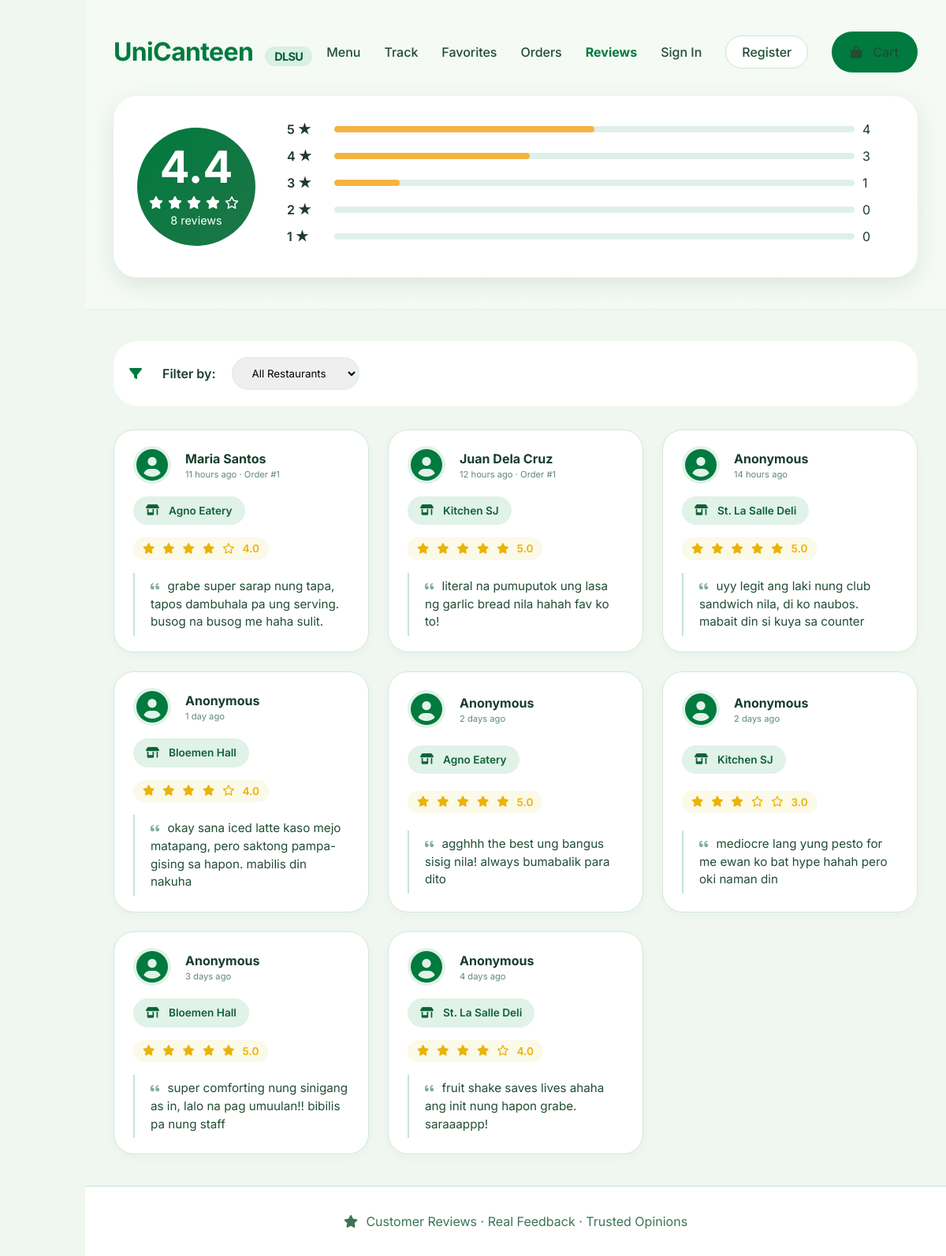
The page /frontend/reviews.php on the database its author committed.
### tables this page shows
CREATE TABLE Ratings (
    ID INT PRIMARY KEY AUTO_INCREMENT,
    restaurant_ID INT,
    order_ID INT UNIQUE,
    rating DECIMAL(3, 2) CHECK (rating BETWEEN 1.0 AND 5.0),
    review TEXT,
    is_anonymous BOOLEAN DEFAULT FALSE,
    timestamp TIMESTAMP DEFAULT CURRENT_TIMESTAMP,
    FOREIGN KEY (restaurant_ID) REFERENCES Restaurants(ID) ON DELETE CASCADE,
    FOREIGN KEY (order_ID) REFERENCES Orders(ID) ON DELETE CASCADE
);

CREATE TABLE Orders (
    ID INT PRIMARY KEY AUTO_INCREMENT,
    customer_ID INT,
    walkin_name VARCHAR(100) NULL,
    restaurant_ID INT,
    total_amount DECIMAL(10, 2) NOT NULL,
    status ENUM('P', 'PR', 'R', 'C') DEFAULT 'P',
    queue_number INT,
    payment_method ENUM('gcash', 'card', 'cash') DEFAULT 'gcash',
    order_date TIMESTAMP DEFAULT CURRENT_TIMESTAMP,
    pickup_time TIME,
    FOREIGN KEY (customer_ID) REFERENCES Users(ID),
    FOREIGN KEY (restaurant_ID) REFERENCES Restaurants(ID)
);

CREATE TABLE Restaurants (
    ID INT PRIMARY KEY AUTO_INCREMENT,
    name VARCHAR(60) NOT NULL,
    address VARCHAR(100),
    description TEXT,
    logo_url VARCHAR(255),
    owner_ID INT,
    is_open BOOLEAN DEFAULT TRUE,
    created_at TIMESTAMP DEFAULT CURRENT_TIMESTAMP,
    FOREIGN KEY (owner_ID) REFERENCES Users(ID)
);

### config/config.php (called while the page is built, shortened)
<?php
if (!function_exists('url')) {
    function url($path = '') {
        return BASE_PATH . ltrim($path, '/');
    }
}
if (!function_exists('getTimeAgo')) {
    function getTimeAgo($timestamp) {
        $time_ago = strtotime($timestamp);
        $current_time = time();
        $time_difference = $current_time - $time_ago;
        $seconds = $time_difference;
        $minutes = round($seconds / 60);
        $hours = round($seconds / 3600);
        $days = round($seconds / 86400);
        if ($seconds < 60) {
            return "Just now";
        } else if ($minutes < 60) {
            return $minutes . " minute" . ($minutes > 1 ? "s" : "") . " ago";
        } else if ($hours < 24) {
            return $hours . " hour" . ($hours > 1 ? "s" : "") . " ago";
        } else {
            return $days . " day" . ($days > 1 ? "s" : "") . " ago";
        }
    }
}
?>

### frontend/reviews.php (the view, shortened to what this page needs)
<?php
require_once __DIR__ . '/../config/config.php';
$db = Database::getInstance()->getConnection();
$page = isset($_GET['page_num']) ? intval($_GET['page_num']) : 1;
$limit = 10;
$offset = ($page - 1) * $limit;
$reviewsQuery = "SELECT
    rt.*,
    r.name as restaurant_name,
    COALESCE(CASE WHEN rt.is_anonymous = 1 THEN 'Anonymous' ELSE u.full_name END, 'Anonymous') as reviewer_name,
    u.email,
    o.queue_number as order_number
    FROM Ratings rt
    JOIN Restaurants r ON rt.restaurant_ID = r.ID
    LEFT JOIN Orders o ON rt.order_ID = o.ID
    LEFT JOIN Users u ON o.customer_ID = u.ID";
$reviewParams = [];
$reviewTypes = "";
$reviewsQuery .= " ORDER BY rt.timestamp DESC LIMIT ? OFFSET ?";
$reviewParams[] = $limit;
$reviewParams[] = $offset;
$reviewTypes .= "ii";
$reviewStmt = $db->prepare($reviewsQuery);
if (!empty($reviewParams)) {
    $reviewStmt->bind_param($reviewTypes, ...$reviewParams);
}
$reviewStmt->execute();
$reviews = $reviewStmt->get_result();
$statsQuery = "SELECT
    COUNT(*) as total_reviews,
    COALESCE(AVG(rating), 0) as avg_rating,
    SUM(CASE WHEN rating >= 4.5 THEN 1 ELSE 0 END) as five_star,
    SUM(CASE WHEN rating >= 3.5 AND rating < 4.5 THEN 1 ELSE 0 END) as four_star,
    SUM(CASE WHEN rating >= 2.5 AND rating < 3.5 THEN 1 ELSE 0 END) as three_star,
    SUM(CASE WHEN rating >= 1.5 AND rating < 2.5 THEN 1 ELSE 0 END) as two_star,
    SUM(CASE WHEN rating < 1.5 THEN 1 ELSE 0 END) as one_star
    FROM Ratings";
$statsStmt = $db->prepare($statsQuery);
$statsStmt->execute();
$stats = $statsStmt->get_result()->fetch_assoc();
?>
<!DOCTYPE html>
<html lang="en">
<head>
    <link rel="stylesheet" href="https://cdnjs.cloudflare.com/ajax/libs/font-awesome/6.0.0-beta3/css/all.min.css">
    <link rel="stylesheet" href="<?php echo url('assets/styles.css'); ?>">
</head>
<body>
    <div class="main-content">
        <section class="reviews-header">
            <div class="wrapper">
                <nav class="customer-nav">
                    <a href="<?php echo url('index.php?page=customer'); ?>" class="logo">UniCanteen <span>DLSU</span></a>
                    <div class="customer-nav-links">
                        <a href="<?php echo url('index.php?page=customer'); ?>#menu">Menu</a>
                        <a href="<?php echo url('index.php?page=customer'); ?>#track">Track</a>
                        <a href="<?php echo url('index.php?page=favorites'); ?>">Favorites</a>
                        <a href="<?php echo url('index.php?page=orders'); ?>">Orders</a>
                        <a href="<?php echo url('index.php?page=reviews'); ?>" style="font-weight: 700; color: #007a3e;">Reviews</a>
                        <?php if (isset($_SESSION['user_id'])): ?>
                            <a
                                href="<?php echo url('index.php?page=profile'); ?>"><?php echo htmlspecialchars(explode(' ', $_SESSION['user_name'] ?? 'Profile')[0]); ?></a>
                            <a href="<?php echo url('index.php?page=logout'); ?>" class="btn-outline">Logout</a>
                        <?php else: ?>
                            <a href="<?php echo url('index.php?page=login'); ?>">Sign In</a>
                            <a href="<?php echo url('index.php?page=register'); ?>" class="btn-outline">Register</a>
                        <?php endif; ?>
                        <a href="<?php echo url('index.php?page=cart'); ?>" class="btn-primary">
                            <i class="fas fa-bag-shopping"></i> Cart
                        </a>
                    </div>
                </nav>
                <div class="rating-big">
                    <div class="rating-circle">
                        <span class="number"><?php echo number_format($stats['avg_rating'], 1); ?></span>
                        <span class="stars">
                            <?php
                            $avg = $stats['avg_rating'];
                            for ($i = 1; $i <= 5; $i++):
                                if ($i <= floor($avg))
                                    echo '<i class="fas fa-star"></i>';
                                elseif ($i - 0.5 <= $avg)
                                    echo '<i class="fas fa-star-half-alt"></i>';
                                else
                                    echo '<i class="far fa-star"></i>';
                            endfor;
                            ?>
                        </span>
                        <span style="font-size: 0.9rem;"><?php echo $stats['total_reviews']; ?> reviews</span>
                    </div>
                    <div class="rating-bars">
                        <?php
                        $ratings = [
                            5 => $stats['five_star'],
                            4 => $stats['four_star'],
                            3 => $stats['three_star'],
                            2 => $stats['two_star'],
                            1 => $stats['one_star']
                        ];
                        foreach ($ratings as $stars => $count):
                            $percentage = $stats['total_reviews'] > 0 ? ($count / $stats['total_reviews']) * 100 : 0;
                            ?>
                            <div class="rating-bar">
                                <span class="bar-label"><?php echo $stars; ?> ★</span>
                                <div class="bar-progress">
                                    <div class="bar-fill" style="width: <?php echo $percentage; ?>%"></div>
                                </div>
                                <span style="min-width: 40px;"><?php echo $count; ?></span>
                            </div>
                        <?php endforeach; ?>
                    </div>
                </div>
            </div>
        </section>
        <div class="wrapper">
            <div class="filter-section">
                <i class="fas fa-filter" style="color: #007a3e;"></i>
                <span style="font-weight: 600;">Filter by:</span>
                <select onchange="window.location.href='<?php echo url('index.php?page=reviews'); ?>&restaurant=' + this.value"
                    style="padding: 10px 20px; border: 2px solid #e0f0e8; border-radius: 30px; font-family: 'Inter', sans-serif;">
                    <option value="0">All Restaurants</option>
                </select>
            </div>
            <div class="reviews-grid">
                <?php if ($reviews->num_rows > 0): ?>
                    <?php while ($review = $reviews->fetch_assoc()): ?>
                        <div class="review-card">
                            <div class="reviewer-avatar">
                                <i class="fas fa-user-circle" style="font-size: 2.5rem; color: #007a3e;"></i>
                                <div>
                                    <span
                                        class="name"><?php echo htmlspecialchars($review['reviewer_name'] ?? 'Anonymous'); ?></span>
                                    <div style="font-size: 0.7rem; color: #5f8b74;">
                                        <?php echo getTimeAgo($review['timestamp']); ?>
                                        <?php if ($review['order_number']): ?>
                                            · Order #<?php echo $review['order_number']; ?>
                                        <?php endif; ?>
                                    </div>
                                </div>
                            </div>
                            <div class="stall-badge">
                                <i class="fas fa-store-alt"></i> <?php echo htmlspecialchars($review['restaurant_name']); ?>
                            </div>
                            <div class="stars-container">
                                <?php
                                $rating = $review['rating'];
                                for ($i = 1; $i <= 5; $i++):
                                    if ($i <= floor($rating)):
                                        ?>
                                        <i class="fas fa-star"></i>
                                    <?php elseif ($i - 0.5 <= $rating): ?>
                                        <i class="fas fa-star-half-alt"></i>
                                    <?php else: ?>
                                        <i class="far fa-star"></i>
                                    <?php endif; endfor; ?>
                                <?php echo number_format($rating, 1); ?>
                            </div>
                            <div class="review-text">
                                <i class="fas fa-quote-left"></i>
                                <?php echo htmlspecialchars(html_entity_decode($review['review'], ENT_QUOTES, 'UTF-8')); ?>
                            </div>
                        </div>
                    <?php endwhile; ?>
                <?php endif; ?>
            </div>
        </div>
        <footer class="footer-note">
            <i class="fas fa-star"></i> Customer Reviews · Real Feedback · Trusted Opinions
        </footer>
    </div>
</body>
</html>

### assets/styles.css (style rules this page uses)
:root { --dlsu-green: #007a3e; --dlsu-darkgreen: #006032; --dlsu-lightgreen: #eaf7f0; --white: #ffffff; --off-white: #f9fffc; --border-soft: #cae3d6; --text-muted: #2b5d42; --shadow-left: 4px 0 16px rgba(0, 80, 20, 0.08); --warning: #f5b342; --danger: #b13e3e; --success: #0c6e3a; }
* { margin: 0; padding: 0; box-sizing: border-box; }
body { font-family: 'Inter', sans-serif; background: #f0f7f0; color: #1e3a2f; line-height: 1.5; display: flex; min-height: 100vh; }
i { margin-right: 6px; }
.main-content { flex: 1; overflow-y: auto; margin-left: 108px; background: #f0f7f0; }
.wrapper { max-width: 1300px; margin: 0 auto; padding: 0 36px; }
.btn-outline { border: 1px solid var(--border-soft); background: white; padding: 8px 20px; border-radius: 36px; font-weight: 600; color: var(--dlsu-green); text-decoration: none; transition: all 0.2s; cursor: pointer; }
.btn-primary { background: var(--dlsu-green); color: white; border: none; padding: 14px 24px; border-radius: 40px; font-weight: 600; cursor: pointer; transition: all 0.2s ease; display: inline-flex; align-items: center; justify-content: center; gap: 8px; text-decoration: none; flex: 1; }
.customer-nav { display: flex; justify-content: space-between; align-items: center; padding: 22px 0; }
.logo { font-weight: 700; font-size: 2rem; letter-spacing: -0.02em; color: var(--dlsu-green); text-decoration: none; }
.logo span { background: #d9f0e4; color: var(--dlsu-darkgreen); font-size: 0.9rem; padding: 4px 12px; border-radius: 50px; margin-left: 8px; }
.customer-nav-links { display: flex; gap: 30px; align-items: center; }
.customer-nav-links a { text-decoration: none; font-weight: 500; color: #1f4d35; transition: color 0.2s; }
.reviews-grid { display: flex; flex-direction: column; gap: 16px; margin: 28px 0 32px; }
.review-card { background: var(--white); border-radius: 26px; padding: 20px 24px; border: 1px solid #d0eadb; box-shadow: 0 4px 12px rgba(0, 60, 20, 0.03); display: flex; flex-wrap: wrap; align-items: center; gap: 16px 20px; transition: all 0.1s ease; }
.reviewer-avatar { display: flex; align-items: center; gap: 12px; min-width: 160px; }
.reviewer-avatar i { font-size: 2.2rem; color: var(--dlsu-green); background: #e1f3e9; width: 48px; height: 48px; border-radius: 50%; display: flex; align-items: center; justify-content: center; }
.reviewer-avatar .name { font-weight: 700; font-size: 1rem; color: #173e2b; }
.stall-badge { background: #e1f2e8; border-radius: 40px; padding: 8px 16px; font-size: 0.85rem; font-weight: 600; color: #0e6138; display: inline-flex; align-items: center; gap: 6px; white-space: nowrap; }
.stars-container { display: flex; align-items: center; gap: 4px; color: #eab308; background: #fbf9e8; padding: 4px 12px; border-radius: 40px; font-size: 0.85rem; font-weight: 600; }
.review-text { flex: 2; min-width: 240px; color: #214d34; font-size: 0.95rem; line-height: 1.5; padding: 6px 0 6px 20px; border-left: 2px solid #c5e3d3; }
.review-text i { color: #4f8b6b; opacity: 0.7; margin-right: 6px; font-size: 0.8rem; }
.footer-note { text-align: center; padding: 32px; color: #3b7455; background: white; border-top: 1px solid var(--border-soft); margin-top: 40px; }

### rows shown on the page
ratings: reviewer_name "Maria Santos", timestamp "11 hours ago", order_ID.queue_number "1", restaurant_ID.name "Agno Eatery", rating "4.0", review "grabe super sarap nung tapa, tapos dambuhala pa ung serving. busog na busog me haha sulit."
ratings: reviewer_name "Juan Dela Cruz", timestamp "12 hours ago", order_ID.queue_number "1", restaurant_ID.name "Kitchen SJ", rating "5.0", review "literal na pumuputok ung lasa ng garlic bread nila hahah fav ko to!"
ratings: reviewer_name "Anonymous", timestamp "14 hours ago", restaurant_ID.name "St. La Salle Deli", rating "5.0", review "uyy legit ang laki nung club sandwich nila, di ko naubos. mabait din si kuya sa counter"
ratings: reviewer_name "Anonymous", timestamp "1 day ago", restaurant_ID.name "Bloemen Hall", rating "4.0", review "okay sana iced latte kaso mejo matapang, pero saktong pampa-gising sa hapon. mabilis din nakuha"
ratings: reviewer_name "Anonymous", timestamp "2 days ago", restaurant_ID.name "Agno Eatery", rating "5.0", review "agghhh the best ung bangus sisig nila! always bumabalik para dito"
ratings: reviewer_name "Anonymous", timestamp "2 days ago", restaurant_ID.name "Kitchen SJ", rating "3.0", review "mediocre lang yung pesto for me ewan ko bat hype hahah pero oki naman din"
ratings: reviewer_name "Anonymous", timestamp "3 days ago", restaurant_ID.name "Bloemen Hall", rating "5.0", review "super comforting nung sinigang as in, lalo na pag umuulan!! bibilis pa nung staff"
ratings: reviewer_name "Anonymous", timestamp "4 days ago", restaurant_ID.name "St. La Salle Deli", rating "4.0", review "fruit shake saves lives ahaha ang init nung hapon grabe. saraaappp!"

### other values the page prints
$stats['avg_rating'] "4.4"
$stats['total_reviews'] "8"
$stars "5"
$count "4"
$stars "4"
$count "3"
$stars "3"
$count "1"
$stars "2"
$count "0"
$stars "1"
